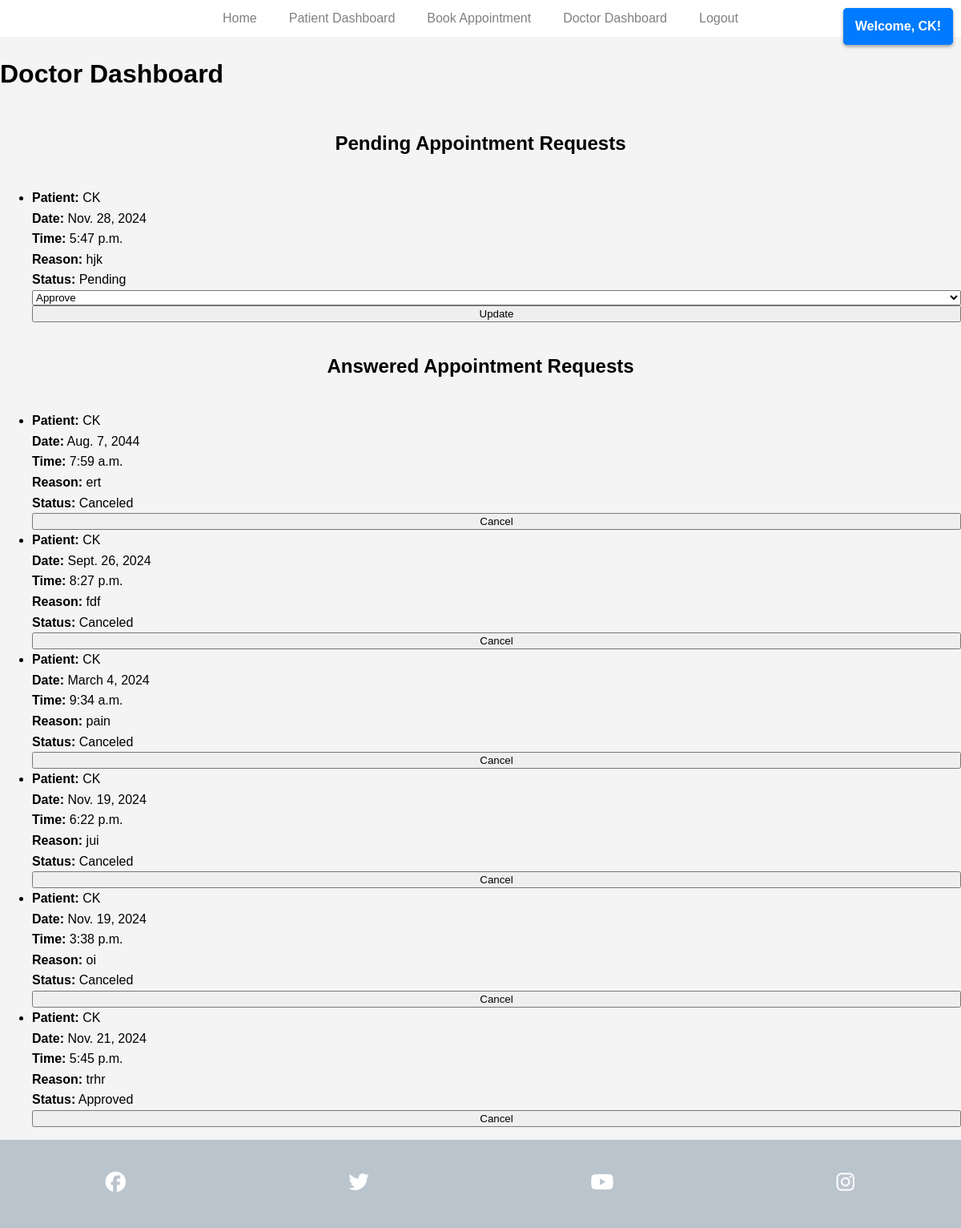
The page /bookings/doctor_dashboard/ (signed in) on the database its author committed.
### bookings/models.py (models this page shows, shortened)
class Appointment(models.Model):
    STATUS_CHOICES = [
        ('pending', 'Pending'),
        ('approved', 'Approved'),
        ('rejected', 'Rejected'),
        ('canceled', 'Canceled'),
    ]
    patient = models.ForeignKey(Patient, on_delete=models.CASCADE)
    doctor = models.ForeignKey(Doctor, on_delete=models.CASCADE)
    date = models.DateField()
    time = models.TimeField()
    reason = models.TextField()
    status = models.CharField(max_length=10, choices=STATUS_CHOICES, default='pending')

class Patient(models.Model):
    SEX_CHOICES = [
        ('M', 'Male'),
        ('F', 'Female'),
        ('O', 'Other'),
    ]
    user = models.OneToOneField(User, on_delete=models.CASCADE)
    phone = models.CharField(max_length=15)
    address = models.CharField(max_length=255)
    sex = models.CharField(max_length=1, choices=SEX_CHOICES)

### bookings/views.py (the view, shortened to what this page needs)
# urls.py: path('doctor_dashboard/', views.doctor_dashboard, name='doctor_dashboard'),
@login_required
def doctor_dashboard(request):
    try:
        doctor = request.user.doctor
        pending_appointments = Appointment.objects.filter(doctor=doctor, status='pending')
        answered_appointments = Appointment.objects.filter(doctor=doctor).exclude(status='pending')
    except ObjectDoesNotExist:
        doctor = None
        pending_appointments = []
        answered_appointments = []
    return render(request, 'doctor_dashboard.html', {
        'doctor': doctor,
        'pending_appointments': pending_appointments,
        'answered_appointments': answered_appointments,
    })

### bookings/context_processors.py (called while the page is built)
def user_roles(request):
    if request.user.is_authenticated:
        is_patient = Patient.objects.filter(user=request.user).exists()
        is_doctor = Doctor.objects.filter(user=request.user).exists()
        return {
            'is_patient': is_patient,
            'is_doctor': is_doctor,
        }
    return {}

### bookings/templates/doctor_dashboard.html (shortened to what this page needs)
{% load static %}
<!DOCTYPE html>
<html lang="en">
<head>
    <link rel="stylesheet" type="text/css" href="{% static 'css/styles.css' %}">
</head>
<body>
    <header>
        <div class="notification">
        </div>
        <nav>
            <ul class="nav-menu">
                <li><a href="{% url 'index' %}">Home</a></li>
                {% if user.is_authenticated %}
                    <div class="notification">Welcome, {{ user.username }}!</div>
                    {% if user.patient %}
                        <li><a href="{% url 'patient_detail' %}">Patient Dashboard</a></li>
                        <li><a href="{% url 'book_appointment' %}">Book Appointment</a></li>
                    {% endif %}
                    {% if user.doctor %}
                        <li><a href="{% url 'doctor_dashboard' %}">Doctor Dashboard</a></li>
                    {% endif %}
                    <li><a href="{% url 'logout' %}">Logout</a></li>
                {% else %}
                    <li><a href="{% url 'login' %}">Login</a></li>
                    <li><a href="{% url 'register_patient' %}">Register</a></li>
                {% endif %}
            </ul>
        </nav>
    </header>
    <h1>Doctor Dashboard</h1>
    <h2>Pending Appointment Requests</h2>
    <ul>
        {% if pending_appointments %}
            {% for appointment in pending_appointments %}
                <li>
                    <strong>Patient:</strong> {{ appointment.patient.user.username }}<br>
                    <strong>Date:</strong> {{ appointment.date }}<br>
                    <strong>Time:</strong> {{ appointment.time }}<br>
                    <strong>Reason:</strong> {{ appointment.reason }}<br>
                    <strong>Status:</strong> {{ appointment.get_status_display }}<br>
                    <form method="post" action="">
                        <select name="status" required>
                            <option value="approved">Approve</option>
                        </select>
                        <button type="submit">Update</button>
                    </form>
                </li>
            {% endfor %}
        {% else %}
            <li>No pending appointments.</li>
        {% endif %}
    </ul>
    <h2>Answered Appointment Requests</h2>
    <ul>
        {% if answered_appointments %}
            {% for appointment in answered_appointments %}
                <li>
                    <strong>Patient:</strong> {{ appointment.patient.user.username }}<br>
                    <strong>Date:</strong> {{ appointment.date }}<br>
                    <strong>Time:</strong> {{ appointment.time }}<br>
                    <strong>Reason:</strong> {{ appointment.reason }}<br>
                    <strong>Status:</strong> {{ appointment.get_status_display }}<br>
                    <form method="post" action="">
                        <button type="submit">Cancel</button>
                    </form>
                </li>
            {% endfor %}
        {% else %}
            <li>No answered appointments.</li>
        {% endif %}
    </ul>
    <footer>
        <ul id="social-networks">
            <li>
                <a href="https://www.facebook.com/" target="_blank" rel="noopener" aria-label="Visit our Facebook page">
                    <i class="fa-brands fa-facebook"></i>
                </a>
            </li>
            <li>
                <a href="https://www.twitter.com/" target="_blank" rel="noopener" aria-label="Visit our Twitter page">
                    <i class="fa-brands fa-twitter"></i>
                </a>
            </li>
            <li>
                <a href="https://www.youtube.com/" target="_blank" rel="noopener" aria-label="Visit our YouTube page">
                    <i class="fa-brands fa-youtube"></i>
                </a>
            </li>
            <li>
                <a href="https://www.instagram.com/" target="_blank" rel="noopener" aria-label="Visit our Instagram page">
                    <i class="fa-brands fa-instagram"></i>
                </a>
            </li>
        </ul>
    </footer>
</body>
</html>

### static/css/styles.css (style rules this page uses)
html, body { height: 100%; margin: 0; padding: 0; font-family: Arial, sans-serif; line-height: 1.6; background-color: #f4f4f4; display: flex; flex-direction: column; }
.notification { position: fixed; top: 10px; right: 10px; background-color: #007bff; color: #ffffff; padding: 10px 15px; border-radius: 5px; font-weight: bold; z-index: 1000; box-shadow: 0 2px 4px rgba(0, 0, 0, 0.2); max-width: 90%; text-align: center; }
header { background-color: #fff; color: #fff; padding: 10px 0; }
header nav { background-color: white; }
header nav ul { list-style-type: none; padding: 0; margin: 0; text-align: center; }
header nav ul li { display: inline-block; margin-right: 50px; }
header nav ul li a { color: grey; text-decoration: none; padding: 5px 10px; }
h2 { text-align: center; margin-bottom: 20px; }
form { display: flex; flex-direction: column; }
footer { background-color: #bac4cd; padding: 20px 0; text-align: center; margin-top: auto; position: relative; }
#social-networks { display: flex; justify-content: space-around; align-items: center; flex-wrap: wrap; list-style: none; padding: 20px 0; margin: 0; gap: 15px; }
#social-networks li { margin: 0; flex: 1; text-align: center; max-width: 80px; }
#social-networks i { font-size: 1.6rem; color: #ffffff; transition: color 0.3s ease; }
.nav-menu { list-style: none; padding: 0; margin: 0; display: flex; flex-direction: row; justify-content: center; position: relative; }
.nav-menu li { margin: 0 10px; }

### rows shown on the page
Appointment: patient.user.username "CK", date "Nov. 28, 2024", time "5:47 p.m.", reason "hjk", status "Pending"
Appointment: patient.user.username "CK", date "Aug. 7, 2044", time "7:59 a.m.", reason "ert", status "Canceled"
Appointment: patient.user.username "CK", date "Sept. 26, 2024", time "8:27 p.m.", reason "fdf", status "Canceled"
Appointment: patient.user.username "CK", date "March 4, 2024", time "9:34 a.m.", reason "pain", status "Canceled"
Appointment: patient.user.username "CK", date "Nov. 19, 2024", time "6:22 p.m.", reason "jui", status "Canceled"
Appointment: patient.user.username "CK", date "Nov. 19, 2024", time "3:38 p.m.", reason "oi", status "Canceled"
Appointment: patient.user.username "CK", date "Nov. 21, 2024", time "5:45 p.m.", reason "trhr", status "Approved"

### other values the page prints
{{ user.username }} "CK"
